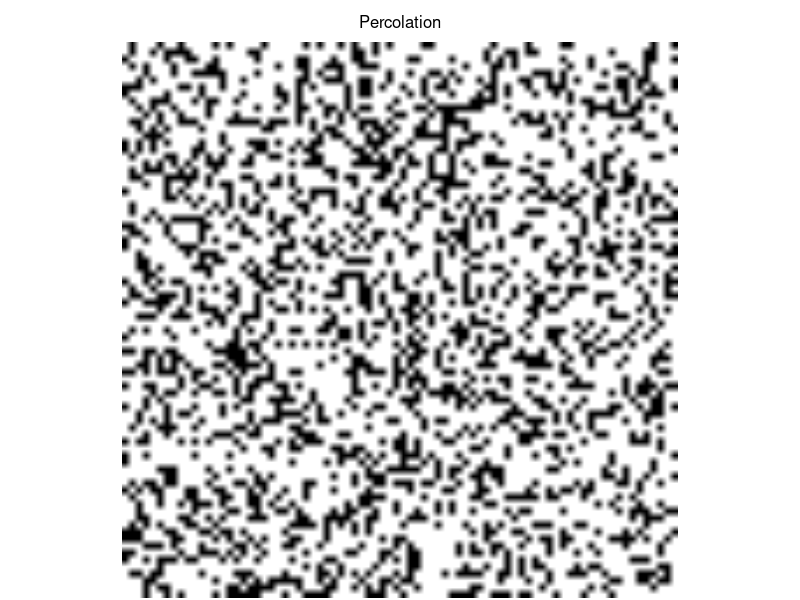
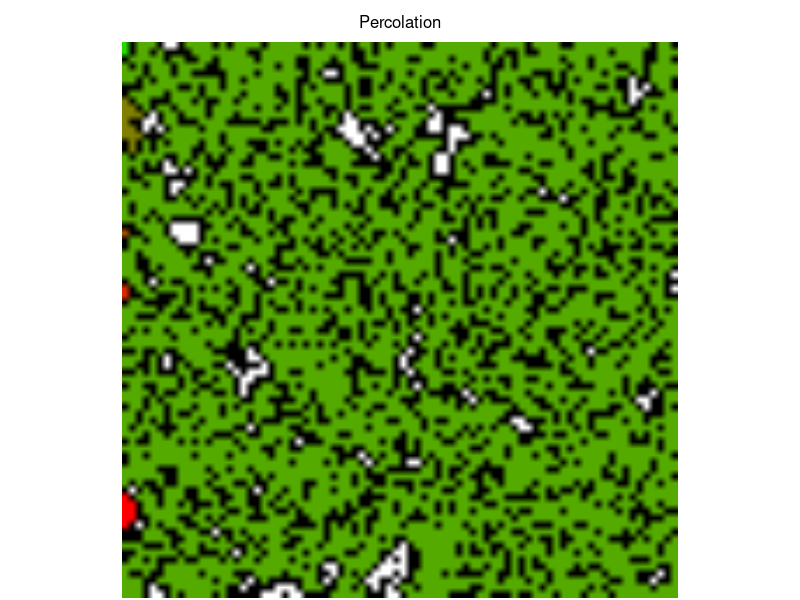

The R source for these figures, in order: (Note: this script raises an error after producing the figures.)
########################
###
### Leonard Mada
### [the one and only]
###
### Percolation
###
### draft v.0.1l

### Percolation

# - some experiments in Percolation

### Github:
# https://github.com/discoleo/R/blob/master/Stat/Percolation.R


####################
####################

### helper Functions

reset.m = function(m, id, val=0) {
	if(missing(id)) {
		m[m > 0] = val;
	} else if(id > 0) {
		m[m == id] = val;
	} else {
		m[(m > 0) & (m != id)] = val;
	}
	invisible(m)
}
revcol = function(m) {
	m = m[,rev(seq(ncol(m)))];
	invisible(m);
}
clean.percol = function(m, val=0) {
	# removes the non-percolating paths;
	pids = unique(m[,ncol(m)]);
	pids = pids[pids > 0];
	ids  = unique(m);
	ids  = ids[(ids > 0) & ! (ids %in% pids)]
	m[m %in% ids] = val;
	invisible(m);
}
shuffle.colors = function(m) {
	m2 = array(0, dim(m))
	m2[m < 0] = m[m < 0]
	vals = unique(as.vector(m))
	vals = vals[vals > 0];
	vnew = sample(vals, length(vals));
	id = 1
	for(val in vals) {
		m2[m == val] = vnew[id];
		id = id + 1;
	}
	invisible(m2)
}

max.id = function(m) {
	out.m = m[, ncol(m)]
	out = table(out.m[out.m > 0])
	if(dim(out) == 0) {
		print("NO percolation!");
		out = table(m[m > 0])
	}
	id = match(max(out), out);
	id = as.integer(names(out)[id])
	return(id)
}

### Percolation Functions

flood = function(m, pyx, val=1, val0=0) {
	vals = pyx; pos = 1;
	
	while(TRUE) {
		if(pos > length(vals)) return(m);
		if(m[vals[pos], vals[pos + 1]] != val0) {pos = pos + 2; next;}
		m[vals[pos], vals[pos + 1]] = val;
		if(vals[pos] > 1) vals = c(vals, vals[pos]-1, vals[pos + 1]);
		if(vals[pos] < nrow(m)) vals = c(vals, vals[pos]+1, vals[pos + 1]);
		if(vals[pos+1] > 1) vals = c(vals, vals[pos], vals[pos + 1] - 1);
		if(vals[pos+1] < ncol(m)) vals = c(vals, vals[pos], vals[pos + 1] + 1);
		pos = pos + 2;
	}
	return(m);
}

flood.all = function(m, type="by Col 1", val0=0, debug=TRUE) {
	# TODO: type
	while(TRUE) {
		if(debug) print("Iteration");
		id.row = match(val0, m[,1])
		if(is.na(id.row)) break;
		m = flood(m, c(id.row,1), max(m)+1)
	}
	return(m)
}

### Path Length
length.path = function(m, id, debug=TRUE) {
	if(missing(id)) {
		id = max.id(m)
		if(debug) print(id);
	}
	p.m = m;
	p.m[p.m != id] = -1;
	p.m[p.m == id] =  0;
	# TODO
	lvl = 1; pos = 1;
	# rep(c(y, x))
	vals = as.vector(rbind(seq(nrow(m)), 1));
	while(pos <= length(vals)) {
		nn = integer();
		while(pos <= length(vals)) {
			if(p.m[vals[pos], vals[pos + 1]] != 0) {pos = pos + 2; next;}
			p.m[vals[pos], vals[pos + 1]] = lvl;
			if(vals[pos] > 1) nn = c(nn, vals[pos]-1, vals[pos + 1]);
			if(vals[pos] < nrow(m)) nn = c(nn, vals[pos]+1, vals[pos + 1]);
			if(vals[pos+1] > 1) nn = c(nn, vals[pos], vals[pos + 1] - 1);
			if(vals[pos+1] < ncol(m)) nn = c(nn, vals[pos], vals[pos + 1] + 1);
			pos = pos + 2;
		}
		vals = nn;
		lvl = lvl + 1; pos = 1;
	}
	
	if(id != 0) p.m[m == 0] =  0;
	p.m[p.m < 0 & m > 0] =  0; # other non-connected "paths";
	return(p.m);
}
### Contact Area
contact.area = function(m, id) {
	area = 0;
	for(nc in 1:ncol(m)) {
		for(nr in 1:nrow(m)) {
			if(m[nr, nc] != id) next;
			if(nr > 1 && m[nr-1,nc] != id) area = area + 1;
			if(nr < nrow(m) && m[nr+1,nc] != id) area = area + 1;
			if(nc > 1 && m[nr,nc-1] != id) area = area + 1;
			if(nc < ncol(m) && m[nr,nc+1] != id) area = area + 1;
		}
	}
	return(area);
}
### Height
height.m = function(m) {
	ids = unique(as.vector(m));
	ids = ids[ids > 0];
	hm = array(as.integer(0), c(length(ids), 2, ncol(m)));
	
	for(nc in seq(ncol(m))) {
		for(nr in seq(nrow(m))) {
			val = m[nr, nc];
			val.id = match(val, ids);
			if(val <= 0) next;
			if(hm[val.id, 1, nc] == 0) {
				hm[val.id, 1, nc] = nr;
				hm[val.id, 2, nc] = nr;
			} else {
				hm[val.id, 2, nc] = nr;
			}
		}
	}
	invisible(hm);
}

### Raster
toRaster = function(m, showVal=0) {
	rs.m = array(0, c(dim(m), 3));
	if( ! is.na(showVal)) {
		isZero = (m == showVal);
		doShow = TRUE;
	} else {
		doShow = FALSE;
	}

	### R
	layer.m = m;
	layer.m[m < 0] = 0
	val.max = max(layer.m);
	if(val.max > 0) layer.m = layer.m / val.max;
	if(doShow) layer.m[isZero] = 1;
	rs.m[,,1] = layer.m;

	### G
	layer.m = 1 - layer.m;
	layer.m[m <= 0] = 0
	if(doShow) layer.m[isZero] = 1;
	rs.m[,,2] = layer.m

	### B
	if(doShow) {
		layer.m = array(0, dim(m));
		layer.m[isZero] = 1;
		rs.m[,,3] = layer.m
	}

	rs.m = as.raster(rs.m)
	return(rs.m);
}
plot.rs = function(m, main, mar, line=0.5) {
	if( ! missing(main) ) hasTitle = TRUE else hasTitle = FALSE;
	if(missing(mar)) mar = c(0,0, if(hasTitle) 2 else 0, 0) + 0.1;
	type = match(class(m), c("raster", "matrix"));
	if(all(is.na(type))) stop("Data NOT supported!")
	if(any(type == 2)) {
		m = toRaster(m);
	}
	old.par = par(mar=mar);
		plot(m);
		if(hasTitle) mtext(main, line=line)
	par(old.par);
	invisible();
}
split.rs = function(m, n=5, from=1, max.len=5, w=10) {
	nr.tot = round(nrow(m) / n);
	frg.tot = ceiling(nrow(m) / nr.tot);
	# TODO: nrow(m) %% nr.tot > 0;
	if(from == 0) from = 1;
	if(from > 0) {
		frg.to = min(frg.tot, from + max.len);
	} else {
		from = max(1, frg.tot + 1 + from - max.len);
		frg.to = min(frg.tot, from + max.len);
	}
	m0 = matrix(0, ncol=w, nrow=nr.tot);
	m2 =  array(0, c(nr.tot, 0))
	for(frg in from:frg.to) {
		r.start = (frg - 1) * nr.tot + 1;
		r.end   = r.start + nr.tot - 1;
		m2 = cbind(m2, cbind(m[r.start:r.end,], m0))
	}
	invisible(m2);
}


################
################

### Examples
dims = c(80, 80)
p = 0.3

m = sample(c(-1, 0), prod(dims), replace=T, prob=c(p, 1-p))
m = matrix(m, nrow=dims[1])
m[1:10, 1:10]
plot.rs(m, "Percolation")


### Flood Fill
m = flood.all(m)

m[1:10, 1:10]

table(m)
table(m[,dims[2]])

plot.rs(m, "Percolation")


### Shortest Path
path.m = length.path(m)

id = dim(path.m)[2];
path.m[1:10, seq(id - 10, id)]

table(path.m[,dims[2]])


### Raster
plot.rs(rs.m, main="Path Length")


### Stat/Percolation
# - cells not accessible;
sum(m == 0) / prod(dim(m))
# - total contact area
a0 = contact.area(m, -1)
# - liquid contact area
a1 = contact.area(m, max.id(m))
a0; a1; a1 / a0;



###################

### Ex 2:
dims = c(80, 80)
p = 0.4

m = sample(c(-1, 0), prod(dims), replace=T, prob=c(p, 1-p))
m = matrix(m, nrow=dims[1])
m[1:10, 1:10]

m = flood.all(m)

m[1:10, 1:10]

table(m)
table(m[,dims[2]])


plot.rs(m, main="Percolation: Multiple Paths")


### Shortest Path
path.m = length.path(m)

id = dim(path.m)[2];
path.m[1:10, seq(id - 10, id)]

table(path.m[,dims[2]])


### Raster
plot.rs(path.m, main="Path Length")
# Note:
# - only "dominant" path is visualized;

# plot.rs(length.path(m, id=5), main="Path Length")


### Stat/Percolation
# - cells not accessible;
sum(m == 0) / prod(dim(m))
# - total contact area
a0 = contact.area(m, -1)
# - liquid contact area
a1 = contact.area(m, max.id(m))
a0; a1; a1 / a0;


#############

### Ex 3:
dims = c(200, 200) # takes long!
p = 0.40

m = sample(c(-1, 0), prod(dims), replace=T, prob=c(p, 1-p))
m = matrix(m, nrow=dims[1])
m[1:10, 1:10]

m = flood.all(m)

m[1:10, 1:10]

table(m)
table(m[,dims[2]])


#################
#################

### Periodic Boundary Condition

# - takes ~20 s;
dims = c(2000, 80)
p = 0.4

m = sample(c(-1, 0), prod(dims), replace=T, prob=c(p, 1-p))
m = matrix(m, nrow=dims[1])
m[1:10, 1:10]

m = flood.all(m)

m[1:10, 1:10]

table(m)
table(m[,dims[2]])


plot.rs(split.rs(m), main="Percolation: Multiple Paths")

# plot.rs(m, main="Percolation: Multiple Paths")


### Shortest Path
path.m = length.path(m)

id = dim(path.m)[2];
path.m[1:10, seq(id - 10, id)]

table(path.m[,dims[2]])


### Raster
plot.rs(path.m, main="Path Length")
# Note:
# - only "dominant" path is visualized;

# plot.rs(length.path(m, id=5), main="Path Length")

plot.rs(split.rs(shuffle.colors(clean.percol(m))), main="Percolating Paths")

plot.rs(split.rs(clean.percol(m)), main="Percolating Paths")


####################
### Stat/Percolation

### Inaccessible
# - cells that are not accessible;
sum(m == 0) / prod(dim(m))
# ~ 17%;
### TODO: compute over all paths;
# - total contact area
a0 = contact.area(m, -1)
# - liquid contact area
a1 = contact.area(m, max.id(m))
a0; a1; a1 / a0;


### Average Path Height
# - may be useful for Normalization;
h.m = height.m(clean.percol(m))
h.diff.m = h.m[,2,] - h.m[,1,]
plot.rs(h.diff.m, "Height per column")
h.diff.m[1:10, 1:10]
apply(h.diff.m, 1, mean)


### Other:
# - Average Inputs;
# - Average Outputs;
# - Average Length;
# - Flux, Bottleneck;


path.all = length.path(reset.m(m), id=0)
plot.rs(split.rs(path.all), main="All Path Lengths")

### Mean Distance from In
# - includes also non-percolating paths;
mean(path.all[path.all > 0]) / ncol(path.all)
# ~ 0.98; # sum over the entire path length;
path.percol = path.all; path.percol[clean.percol(m) == 0] = 0;
mean(path.percol[path.percol > 0]) / ncol(path.percol)
# ~ 1.096; # sum over the entire path length;
### Mean Out Distance
nc = ncol(path.all)
mean(path.all[path.all[,nc] > 0, nc]) / nc
# ~ 2.02;



###########

### Test
m = flood(m, c(1,1), max(m)+1)
m[1:10, 1:10]

table(m == 0)


### Test Raster
rs.m = toRaster(path.m);
plot(rs.m)
